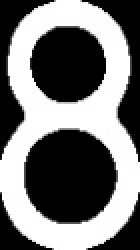
#> input picture Card_Imgs/Eight.jpg, 70 x 125 px, given in place of the camera (shown 2 times larger)
$ python CardDetector.py   (older library calls are emulated)
#> lines starting #> are read from the running program, lines starting #| are printed output that depends on the picture; after the words box and inside, x2 and y2 are one past the last pixel; in counts of white or black regions, pixels touching at a corner belong together
### VideoStream.py
# Camera video stream creator #

# Adapted from code by Evan Juras <https://github.com/EdjeElectronics/OpenCV-Playing-Card-Detector>
# Adapted by Oliver Stringer <ostringer@csumb.edu>
# CST 205

# Description: Defines the VideoStream object, which controls

# acquisition of frames from a USB camera. The object uses

# multi-threading to aquire camera frames in a separate thread from the main

# program. This allows the main thread to grab the most recent camera frame

# without having to take it directly from the camera feed, reducing I/O time,

# which slightly improves framerate.

#

# When using this with a USB Camera on a desktop or laptop, the framerate tends

# to be too fast. The Card Detector program still works, but it is intended

# for the lower processing power of the Raspberry Pi.

#

# See the following web pages for a full explanation of the source code:

# https://www.pyimagesearch.com/2015/12/28/increasing-raspberry-pi-fps-with-python-and-opencv/

# https://www.pyimagesearch.com/2015/12/21/increasing-webcam-fps-with-python-and-opencv/

from threading import Thread
import cv2


class VideoStream:
    """Camera object"""

    def __init__(self, resolution=(640, 480), framerate=30, PiOrUSB=1, src=3):

#> called with resolution = (1280, 720), framerate = 5, PiOrUSB = 2, src = 0
        self.PiOrUSB = PiOrUSB

        if self.PiOrUSB == 2:  # USB camera

            # Initialize the USB camera and the camera image stream
            cam = 2
            self.stream = cv2.VideoCapture(cam)

            while not self.stream.isOpened():  # Cycle through all available indexes until external webcam is found
                print("cam not found")
                cam += 1
                self.stream = cv2.VideoCapture(cam)

            self.stream.set(cv2.CAP_PROP_EXPOSURE, -8)  # Decrease camera exposure to help see cards

            ret = self.stream.set(3, resolution[0])

            ret = self.stream.set(4, resolution[1])

            # Read first frame from the stream

            (self.grabbed, self.frame) = self.stream.read()
#> self.frame is the input picture: shape (125, 70, 3); min 0, max 255, mean 118.8

        # Create a variable to control when the camera is stopped

        self.stopped = False

    def start(self):

        # Start the thread to read frames from the video stream

        Thread(target=self.update, args=()).start()

        return self

    def update(self):

        if self.PiOrUSB == 2:  # USB camera

            # Keep looping indefinitely until the thread is stopped

            while True:

                # If the camera is stopped, stop the thread

                if self.stopped:
                    # Close camera resources

                    self.stream.release()

                    return

                # Otherwise, grab the next frame from the stream

                (self.grabbed, self.frame) = self.stream.read()

    def read(self):

        # Return the most recent frame

        return self.frame

    def stop(self):

        # Indicate that the camera and thread should be stopped

        self.stopped = True

### Cards.py
# Playing Card Detector Functions #

# Adapted from code by Evan Juras <https://github.com/EdjeElectronics/OpenCV-Playing-Card-Detector>
# Adapted by Oliver Stringer <ostringer@csumb.edu>
# CST 205
# Description: Functions and classes for CardDetector.py that perform
#               various steps of the card detection algorithm

import numpy as np
import cv2


# Constants #


# Adaptive threshold levels

BKG_THRESH = 60

CARD_THRESH = 30

# Width and height of card corner, where rank and suit are

CORNER_WIDTH = 32

CORNER_HEIGHT = 84

# Dimensions of rank train images

RANK_WIDTH = 70

RANK_HEIGHT = 125

# Dimensions of suit train images

SUIT_WIDTH = 70

SUIT_HEIGHT = 100

RANK_DIFF_MAX = 2000

SUIT_DIFF_MAX = 700

CARD_MAX_AREA = 120000

CARD_MIN_AREA = 25000

font = cv2.FONT_HERSHEY_SIMPLEX


# Structures to hold query card and train card information #


class Query_card:
    """Structure to store information about query cards in the camera image."""

    # [22 lines left out: function __init__, not called in this run]


class Train_ranks:
    """Structure to store information about train rank images."""

    def __init__(self):
        self.img = []  # Thresholded, sized rank image loaded from hard drive

        self.name = "Placeholder"


class Train_suits:
    """Structure to store information about train suit images."""

    def __init__(self):
        self.img = []  # Thresholded, sized suit image loaded from hard drive

        self.name = "Placeholder"


### Functions ###

def load_ranks(filepath):
    """Loads rank images from directory specified by filepath. Stores

    them in a list of Train_ranks objects."""
#> called with filepath = 'Card_Imgs/'

    train_ranks = []

    i = 0

    for Rank in ['Ace', 'Two', 'Three', 'Four', 'Five', 'Six', 'Seven',

                 'Eight', 'Nine', 'Ten', 'Jack', 'Queen', 'King']:
        train_ranks.append(Train_ranks())

        train_ranks[i].name = Rank

        filename = Rank + '.jpg'

        train_ranks[i].img = cv2.imread(filepath + filename, cv2.IMREAD_GRAYSCALE)
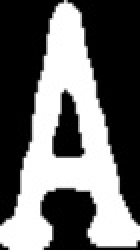
#> input picture Card_Imgs/Ace.jpg, 70 x 125 px (shown 2 times larger)

        i = i + 1
#> i = 1

    return train_ranks


def load_suits(filepath):
    """Suit identification functions will not be used as suit has no bearing on blackjack
        but are left intact so as to not mess with program"""
#> called with filepath = 'Card_Imgs/'

    train_suits = []
    xpos = 0
    ypos = 0
    radius = 0
    i = 0

    for Suit in ['Spades', 'Diamonds', 'Clubs', 'Hearts']:
        train_suits.append(Train_suits())

        train_suits[i].name = Suit

        filename = Suit + '.jpg'

        train_suits[i].img = cv2.imread(filepath + filename, cv2.IMREAD_GRAYSCALE)

        i = i + 1
#> i = 1

    return train_suits


def preprocess_image(image):
    """Returns a grayed, blurred, and adaptively thresholded camera image."""

    gray = cv2.cvtColor(image, cv2.COLOR_BGR2GRAY)

    blur = cv2.GaussianBlur(gray, (5, 5), 0)

    # The best threshold level depends on the ambient lighting conditions.

    # For bright lighting, a high threshold must be used to isolate the cards

    # from the background. For dim lighting, a low threshold must be used.

    # To make the card detector independent of lighting conditions, the

    # following adaptive threshold method is used.

    #

    # A background pixel in the center top of the image is sampled to determine

    # its intensity. The adaptive threshold is set at 50 (THRESH_ADDER) higher

    # than that. This allows the threshold to adapt to the lighting conditions.

    img_w, img_h = np.shape(image)[:2]

    bkg_level = gray[int(img_h / 100)][int(img_w / 2)]

    thresh_level = bkg_level + BKG_THRESH

    retval, thresh = cv2.threshold(blur, thresh_level, 255, cv2.THRESH_BINARY)

    return thresh


def find_cards(thresh_image):
    """Finds all card-sized contours in a thresholded camera image.

    Returns the number of cards, and a list of card contours sorted

    from largest to smallest."""

    # Find contours and sort their indices by contour size

    # dummy, cnts, hier = cv2.findContours(thresh_image, cv2.RETR_TREE, cv2.CHAIN_APPROX_SIMPLE)
    cnts, hier = cv2.findContours(thresh_image, cv2.RETR_TREE, cv2.CHAIN_APPROX_SIMPLE)
    index_sort = sorted(range(len(cnts)), key=lambda i: cv2.contourArea(cnts[i]), reverse=True)

    # If there are no contours, do nothing

    if len(cnts) == 0:
        return [], []

    # Otherwise, initialize empty sorted contour and hierarchy lists

    cnts_sort = []

    hier_sort = []

    cnt_is_card = np.zeros(len(cnts), dtype=int)

    # Fill empty lists with sorted contour and sorted hierarchy. Now,

    # the indices of the contour list still correspond with those of

    # the hierarchy list. The hierarchy array can be used to check if

    # the contours have parents or not.

    for i in index_sort:
        cnts_sort.append(cnts[i])

        hier_sort.append(hier[0][i])

    # Determine which of the contours are cards by applying the

    # following criteria: 1) Smaller area than the maximum card size,

    # 2), bigger area than the minimum card size, 3) have no parents,

    # and 4) have four corners

    for i in range(len(cnts_sort)):

        size = cv2.contourArea(cnts_sort[i])

        peri = cv2.arcLength(cnts_sort[i], True)

        approx = cv2.approxPolyDP(cnts_sort[i], 0.01 * peri, True)

        if ((size < CARD_MAX_AREA) and (size > CARD_MIN_AREA)

                and (hier_sort[i][3] == -1) and (len(approx) == 4)):
            cnt_is_card[i] = 1

    return cnts_sort, cnt_is_card


# [300 lines left out: functions preprocess_card, match_card, draw_results, flattener, not called in this run]

### Hands.py
# Blackjack hand logic functions #

# By Oliver Stringer <ostringer@csumb.edu>
# CST 205
# Description: Determines numerical value of hands and suggests best move


# assign a numerical value based on a cards rank
# [14 lines left out: function value, not called in this run]


# Compare the dealer and players hands and determine whether to Hit, Stand, or DoubleDown
def compare(dealer_hand, player_hand, ace):
    """Based off of a simplified table of Blackjack hands assuming the dealer is using
        a single deck and stands at a soft 17". Does not support splitting"""

    over, message = game_over(dealer_hand, player_hand)

    if over:  # First check for win and bust conditions for both sides
        return message

    if not ace:  # Decision logic for hands without an Ace
        if player_hand > 16:
            message = "STAND"  # If above 16 always stand
        elif player_hand > 12:
            if dealer_hand < 7:
                message = "STAND"  # Stand if dealer upcard is six or less, since they are likely to bust
            else:
                message = "HIT"  # Hit if dealer upcard is 7 or greater
        elif player_hand > 9:
            message = "DOUBLE DOWN!!!"  # Double down on 9, 10, 11
        else:
            message = "HIT"  # If lower than 9, hit
    else:  # Decision logic for hands with an Ace
        if (player_hand - 1) == 10:  # Find the value of the players other cards by subtracting the value of the Ace (1)
            message = "BLACKJACK"  # Ace and any 10 value card is blackjack
        elif (player_hand - 1) > 7:
            message = "STAND"  # Stand at 19 and above
        elif (player_hand - 1) == 7:
            if 2 < dealer_hand < 7:
                message = "DOUBLE DOWN"  # At 18, double down if dealer is between 2 and 7...
            else:
                message = "STAND"  # ...else stand
        elif (player_hand - 1) > 3:
            if 3 < dealer_hand < 7:
                message = "DOUBLE DOWN"  # If between 15 and 17, double down if dealer between 3 and 7...
            else:
                message = "HIT"  # ...else hit
        else:
            if 4 < dealer_hand < 7:
                message = "DOUBLE DOWN"  # When below 15, double down if dealer between 4 and 7...
            else:
                message = "HIT"  # ... else hit

    if player_hand < 1:  # Check if player has at lest two cards in hand...
        message = ""  # ... if not, don't give advice

    return message


# Check if an Ace is present in a hand
def ace_check(cards):
    ace = False

    for card in cards:
        if card.best_rank_match == 'Ace':
            ace = True

    return ace


# Determine which cards belong to the dealer and which belong to the player
def separate_hands(cards):
    play_hnd = []
    deal_hnd = []

    for card in cards:
        if card.best_suit_match == "Dealers' ":
            deal_hnd.append(card)
        else:
            play_hnd.append(card)

    return deal_hnd, play_hnd


# Checks game to see if either the player or dealer has won
def game_over(deal_hnd, play_hnd):
    over = False

    if deal_hnd == 21 or play_hnd > 21:  # Dealer blackjack or player bust
        move = "DEALER WINS"
        over = True
        return over, move

    if (16 < deal_hnd < 21) and (deal_hnd > play_hnd):  # Dealer stands (at soft 17) at greater value than player
        move = "DEALER WINS"
        over = True
        return over, move

    if play_hnd == 21 or deal_hnd > 21:  # Player blackjack or dealer bust
        move = "PLAYER WINS"
        over = True
        return over, move

    if play_hnd > deal_hnd and 16 < deal_hnd < 21:  # Dealer stands (at soft 17) at lower value than player
        move = "PLAYER WINS"
        over = True
        return over, move

    move = ""
    return over, move


# Determine the optimal move for the player to make
def best_move(qcards):
    dealer_hand, player_hand = separate_hands(qcards)  # Separate found cards between dealer and player
    dealer_val, player_val = 0, 0
    ace = ace_check(player_hand)  # Check if player has an Ace up their sleeve

    for card in dealer_hand:  # Create hand values for dealer and player
        rank = card.best_rank_match  # Dealer hand starts as only a single card, but still needs
        dealer_val += value(rank)  # to be monitored to determine if/when they bust

    for card in player_hand:
        rank = card.best_rank_match
        player_val += value(rank)

    move = compare(dealer_val, player_val, ace)  # Determine best move for player
    return move, dealer_val, player_val

### CardDetector.py
# Python-OpenCV Playing Card Detector #

# Adapted from code by Evan Juras <https://github.com/EdjeElectronics/OpenCV-Playing-Card-Detector>
# Adapted by Oliver Stringer <ostringer@csumb.edu>
# CST 205
# Description: Python script to detect and identify playing cards

#

import cv2
import time
import os
import Cards
import VideoStream
import Hands

# Camera settings

IM_WIDTH = 1280

IM_HEIGHT = 720

FRAME_RATE = 5

# Initialize calculated frame rate because it's calculated AFTER the first time it's displayed

frame_rate_calc = 1

freq = cv2.getTickFrequency()

# Define font to use

font = cv2.FONT_HERSHEY_SIMPLEX

# Initialize camera object and video feed from the camera. The video stream is set up

# as a seperate thread that constantly grabs frames from the camera feed.

# See VideoStream.py for VideoStream class definition

# IF USING USB CAMERA INSTEAD OF PICAMERA,

# CHANGE THE THIRD ARGUMENT FROM 1 TO 2 IN THE FOLLOWING LINE:

videostream = VideoStream.VideoStream((IM_WIDTH, IM_HEIGHT), FRAME_RATE, 2, 0).start()

time.sleep(1)  # Give the camera time to warm up

# Load the train rank and suit images

path = os.path.dirname(os.path.abspath(__file__))

train_ranks = Cards.load_ranks(path + '/Card_Imgs/')

train_suits = Cards.load_suits(path + '/Card_Imgs/')
#> train_suits = 4 items

# ---- MAIN LOOP ---- #

# The main loop repeatedly grabs frames from the video stream

# and processes them to find and identify playing cards.


cam_quit = 0  # Loop control variable

# Begin capturing frames

while cam_quit == 0:

    # Grab frame from video stream

    image = videostream.read()

    cv2.waitKey(100)  # Slow down the frame rate to make it easier for program to identify cards

    # Start timer (for calculating frame rate)

    t1 = cv2.getTickCount()

    # Draw line through center to differentiate player and dealer hands

    # Pre-process camera image (gray, blur, and threshold it)

    pre_proc = Cards.preprocess_image(image)
#> in preprocess_image, `blur = cv2.GaussianBlur(gray, (5, 5), 0)`:
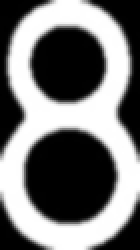
#> blur: shape (125, 70) (shown 2 times larger); min 0, max 255, mean 119.1
#> in preprocess_image, `bkg_level = gray[int(img_h / 100)][int(img_w / 2)]`: bkg_level = 0
#> in preprocess_image, `thresh_level = bkg_level + BKG_THRESH`: thresh_level = 60
#> in preprocess_image, `retval, thresh = cv2.threshold(blur, thresh_level, 255, cv2.THRESH_BIN..`:
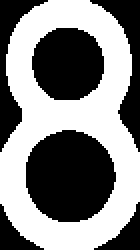
#> thresh: shape (125, 70) (shown 2 times larger); 51.8% white; 6 black regions

    # Find and sort the contours of all cards in the image (query cards)

    cnts_sort, cnt_is_card = Cards.find_cards(pre_proc)
#> in find_cards, `cnts, hier = cv2.findContours(thresh_image, cv2.RETR_TREE, cv2.CHAIN_A..`: cnts = 3 contours; box (x1, y1, x2, y2) and area: (0, 0, 70, 125) 7048, (12, 64, 59, 112) 1690, (15, 13, 53, 51) 1100
#> in find_cards, `index_sort = sorted(range(len(cnts)), key=lambda i: cv2.contourArea(cn..`: index_sort = [0, 1, 2]
#> in find_cards, `cnt_is_card = np.zeros(len(cnts), dtype=int)`: cnt_is_card = [0, 0, 0]
#> the loop in find_cards, `for i in index_sort:` made 3 passes
#> after the loop in find_cards, `for i in index_sort:`: cnts_sort has the same summary as cnts
#> the loop in find_cards, `for i in range(len(cnts_sort)): ` made 3 passes
#> (size, peri) on passes 1 to 3: (7048.5, 354.5), (1689.5, 153.8), (1099.5, 124)
#> cnts_sort has the same summary as cnts in find_cards; cnt_is_card = [0, 0, 0]

    # If there are no contours, do nothing

    if len(cnts_sort) != 0:

        # Initialize a new "cards" list to assign the card objects.

        # k indexes the newly made array of cards.

        cards = []

        k = 0

        # For each contour detected:

        for i in range(len(cnts_sort)):

            if (cnt_is_card[i] == 1):
                # Create a card object from the contour and append it to the list of cards.

                # preprocess_card function takes the card contour and contour and

                # determines the cards properties (corner points, etc). It generates a

                # flattened 200x300 image of the card, and isolates the card's

                # suit and rank from the image.

                cards.append(Cards.preprocess_card(cnts_sort[i], image))

                # Find the best rank and suit match for the card.

                cards[k].best_rank_match, cards[k].best_suit_match, cards[k].rank_diff, cards[
                    k].suit_diff = Cards.match_card(cards[k], train_ranks, train_suits)

                # Draw center point and match result on the image.

                image = Cards.draw_results(image, cards[k])

                k = k + 1
#> this loop made 3 passes

        # Determine best move with the current hand
        move, dealer, player = Hands.best_move(cards)

        # Display best move
        cv2.putText(image, move, (450, 50), font, 2, (0, 0, 0), 2, cv2.LINE_AA)
        cv2.putText(image, move, (450, 50), font, 2, (0, 255, 0), 2, cv2.LINE_AA)

        # Display current hand value for player and dealer
        cv2.putText(image, str(int(dealer)), (10, 200), font, 0.7, (0, 255, 0), 2, cv2.LINE_AA)
        cv2.putText(image, str(int(player)), (10, 520), font, 0.7, (0, 255, 0), 2, cv2.LINE_AA)

        # Draw card contours on image (have to do contours all at once or
        # they do not show up properly for some reason)
        if (len(cards) != 0):

            temp_cnts = []

            for i in range(len(cards)):
                temp_cnts.append(cards[i].contour)

            cv2.drawContours(image, temp_cnts, -1, (255, 0, 0), 2)

    # Draw framerate in the corner of the image. Framerate is calculated at the end of the main loop,

    # so the first time this runs, framerate will be shown as 0.

    cv2.putText(image, "FPS: " + str(int(frame_rate_calc)), (10, 26), font, 0.7, (255, 0, 255), 2, cv2.LINE_AA)
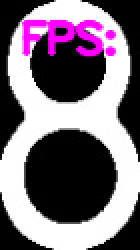
#> image: shape (125, 70, 3) (shown 2 times larger); 7.41% of pixels changed, all inside (x1, y1, x2, y2) = (10, 9, 59, 29); drawn as B, G, R

    # Finally, display the image with the identified cards!

    cv2.imshow("Card Detector", image)

    # Calculate framerate

    t2 = cv2.getTickCount()

    time1 = (t2 - t1) / freq

    frame_rate_calc = 1 / time1

    # Poll the keyboard. If 'q' is pressed, exit the main loop.

    key = cv2.waitKey(1) & 0xFF
#> (key q is pressed here)

    if key == ord("q"):
        cam_quit = 1

# Close all windows and close the video stream.

cv2.destroyAllWindows()

videostream.stop()
